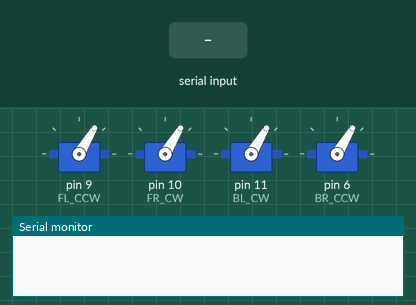
The sketch below on a simulated Arduino Uno, built with avr-gcc and run on an emulated ATmega328P. On the bench: 4 × servo, the last lines printed to the serial monitor. Inputs (shaded band) come from the test bench.

Above: at 6.2 s.
6.3 s: "u" received over Serial
At 7.2 s:
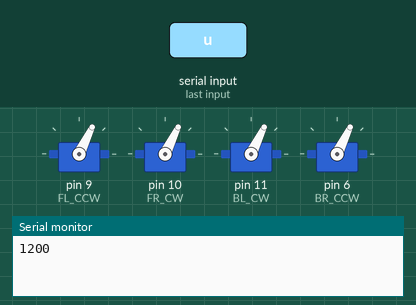
7.8 s: "1" received over Serial
At 8.3 s:
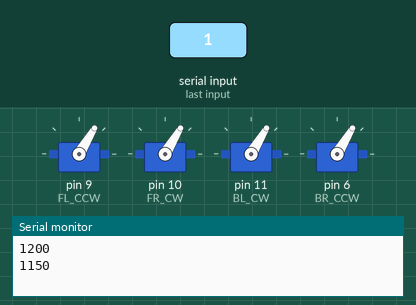
Timing chart, 0 to 10.8 s (numbered marks = the images above; inputs shaded):
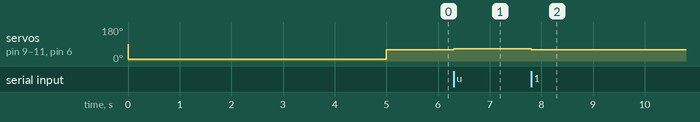

Measured:
- after the input at 6.3 s, servo on pin 9 (FL_CCW), servo on pin 10 (FR_CW), servo on pin 11 (BL_CW), servo on pin 6 (BR_CCW): 59° → 64° at once
- after the input at 7.8 s, servo on pin 9 (FL_CCW), servo on pin 10 (FR_CW), servo on pin 11 (BL_CW), servo on pin 6 (BR_CCW): 64° → 59° at once

The sketch:

motor_test.ino
```cpp
#include <Servo.h>

Servo FL_CCW, FR_CW, BL_CW, BR_CCW; // create servo objects

// My outrunner servos will start to turn at appox 1200 micro seconds
// PWM pulse length
int PWM_pulse = 1150;

void setup()
{
  Serial.begin(9600);
   FL_CCW.attach(9); // attaches the servo on pin 9 to the servo object
   FR_CW.attach(10);
   BL_CW.attach(11);
   BR_CCW.attach(6);
   delay(1);
   // gives the servos initial starting position
   // N.B. must use .write() and give position in degrees not
   // .writeMicroseconds() pulse length.
   FL_CCW.write(10);
   FR_CW.write(10);
   BL_CW.write(10);
   BR_CCW.write(10);
   delay(5000);
}

void loop() {
    while(Serial.available() > 0){
        if(Serial.read() =='u'){ // Send 'u' in serial monitor increase
            PWM_pulse += 50;     // speed
        }
        else{                    // Send any other charactor decrease
            PWM_pulse -= 50;    // speed
        }
        Serial.println(PWM_pulse);
    }
   FL_CCW.writeMicroseconds(PWM_pulse);  // Write pulse length to Servos
   FR_CW.writeMicroseconds(PWM_pulse);
   BL_CW.writeMicroseconds(PWM_pulse);
   BR_CCW.writeMicroseconds(PWM_pulse);
}
```
